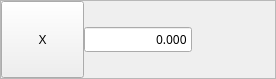
<?xml version="1.0" encoding="UTF-8"?>
<ui version="4.0">
 <class>Form</class>
 <widget class="QWidget" name="Form">
  <property name="geometry">
   <rect>
    <x>0</x>
    <y>0</y>
    <width>276</width>
    <height>79</height>
   </rect>
  </property>
  <property name="sizePolicy">
   <sizepolicy hsizetype="Ignored" vsizetype="Preferred">
    <horstretch>0</horstretch>
    <verstretch>0</verstretch>
   </sizepolicy>
  </property>
  <property name="windowTitle">
   <string>Form</string>
  </property>
  <layout class="QHBoxLayout" name="horizontalLayout_2">
   <property name="spacing">
    <number>0</number>
   </property>
   <property name="leftMargin">
    <number>0</number>
   </property>
   <property name="topMargin">
    <number>0</number>
   </property>
   <property name="rightMargin">
    <number>0</number>
   </property>
   <property name="bottomMargin">
    <number>0</number>
   </property>
   <item>
    <widget class="QFrame" name="frame">
     <property name="frameShape">
      <enum>QFrame::StyledPanel</enum>
     </property>
     <property name="frameShadow">
      <enum>QFrame::Raised</enum>
     </property>
     <layout class="QHBoxLayout" name="horizontalLayout">
      <property name="spacing">
       <number>0</number>
      </property>
      <property name="leftMargin">
       <number>0</number>
      </property>
      <property name="topMargin">
       <number>0</number>
      </property>
      <property name="rightMargin">
       <number>0</number>
      </property>
      <property name="bottomMargin">
       <number>0</number>
      </property>
      <item>
       <widget class="QPushButton" name="axis_actions_button">
        <property name="enabled">
         <bool>true</bool>
        </property>
        <property name="sizePolicy">
         <sizepolicy hsizetype="Minimum" vsizetype="MinimumExpanding">
          <horstretch>0</horstretch>
          <verstretch>0</verstretch>
         </sizepolicy>
        </property>
        <property name="focusPolicy">
         <enum>Qt::NoFocus</enum>
        </property>
        <property name="text">
         <string>X</string>
        </property>
        <property name="iconSize">
         <size>
          <width>48</width>
          <height>48</height>
         </size>
        </property>
       </widget>
      </item>
      <item>
       <widget class="DROLineEdit" name="dro_entry">
        <property name="sizePolicy">
         <sizepolicy hsizetype="Preferred" vsizetype="Fixed">
          <horstretch>0</horstretch>
          <verstretch>0</verstretch>
         </sizepolicy>
        </property>
        <property name="font">
         <font>
          <family>Sans</family>
          <weight>50</weight>
          <italic>false</italic>
          <bold>false</bold>
         </font>
        </property>
        <property name="focusPolicy">
         <enum>Qt::ClickFocus</enum>
        </property>
        <property name="text">
         <string>0.000</string>
        </property>
        <property name="alignment">
         <set>Qt::AlignRight|Qt::AlignTrailing|Qt::AlignVCenter</set>
        </property>
        <property name="referenceType" stdset="0">
         <number>1</number>
        </property>
        <property name="axisNumber" stdset="0">
         <number>0</number>
        </property>
        <property name="inchFormat" stdset="0">
         <string>%.4f</string>
        </property>
        <property name="millimeterFormat" stdset="0">
         <string>%.3f</string>
        </property>
        <property name="degreeFormat" stdset="0">
         <string>%.2f</string>
        </property>
        <property name="latheMode" stdset="0">
         <number>0</number>
        </property>
       </widget>
      </item>
      <item>
       <layout class="QVBoxLayout" name="verticalLayout">
        <property name="sizeConstraint">
         <enum>QLayout::SetMinimumSize</enum>
        </property>
        <item>
         <widget class="QLabel" name="homed_indicator">
          <property name="frameShape">
           <enum>QFrame::NoFrame</enum>
          </property>
          <property name="pixmap">
           <pixmap>icons/homed.png</pixmap>
          </property>
          <property name="alignment">
           <set>Qt::AlignHCenter|Qt::AlignTop</set>
          </property>
         </widget>
        </item>
        <item>
         <spacer name="verticalSpacer">
          <property name="orientation">
           <enum>Qt::Vertical</enum>
          </property>
          <property name="sizeHint" stdset="0">
           <size>
            <width>20</width>
            <height>40</height>
           </size>
          </property>
         </spacer>
        </item>
       </layout>
      </item>
     </layout>
    </widget>
   </item>
  </layout>
 </widget>
 <customwidgets>
  <customwidget>
   <class>DROLineEdit</class>
   <extends>QLineEdit</extends>
   <header>qtpyvcp.widgets.input_widgets.dro_line_edit</header>
  </customwidget>
 </customwidgets>
 <resources/>
 <connections/>
</ui>
